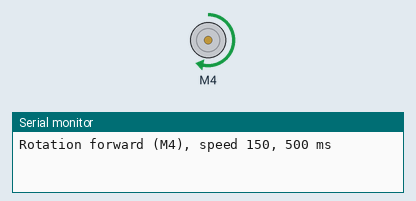
Recording of a sketch running on a simulated Arduino Uno, built with avr-gcc and run on an emulated ATmega328P. On the bench: DC motor (green arrow = forward, orange = backward, longer = faster), the last lines printed to the serial monitor.

Above: at 0.1 s.
At 0.6 s:
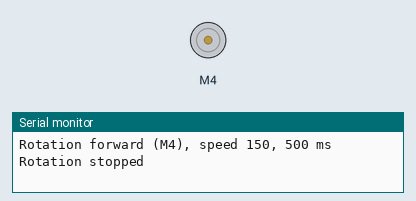
Timing chart, 0 to 2.1 s (numbered marks = the images above):
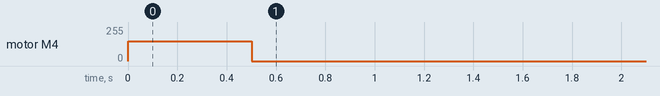

The sketch:

test_m4.ino
```cpp
// Test: rotation motor M4 runs FORWARD at SPEED_ROT for ROT_MS, then stops (once, after
// reset). Count the turns of the gripper to get turns per second for the screwing time
// (place.screw.duration_ms in tasks.yaml); note the direction seen from above.
#include <Wire.h>
#include <Adafruit_MotorShield.h>

// Port mapping (same as iris_gripper). M1 is blocked: never connect a motor to it.
const uint8_t PORT_BLOCKED = 1;
const uint8_t PORT_ROT = 4;
static_assert(PORT_ROT != PORT_BLOCKED, "Motor port M1 is blocked, do not use it");

// Speed (0-255) and timing. SPEED_ROT = place.screw.speed in tasks.yaml.
const uint8_t SPEED_ROT = 150;
const unsigned long ROT_MS = 500;

Adafruit_MotorShield AFMS = Adafruit_MotorShield();
Adafruit_DCMotor *rot;

void setup() {
  Serial.begin(9600);
  if (!AFMS.begin()) {
    Serial.println("Motor shield not found");
    while (1);
  }
  rot = AFMS.getMotor(PORT_ROT);
  rot->setSpeed(SPEED_ROT);

  Serial.print("Rotation forward (M4), speed ");
  Serial.print(SPEED_ROT);
  Serial.print(", ");
  Serial.print(ROT_MS);
  Serial.println(" ms");
  rot->run(FORWARD);
  delay(ROT_MS);
  rot->run(RELEASE);
  Serial.println("Rotation stopped");
}

void loop() {
}
```
